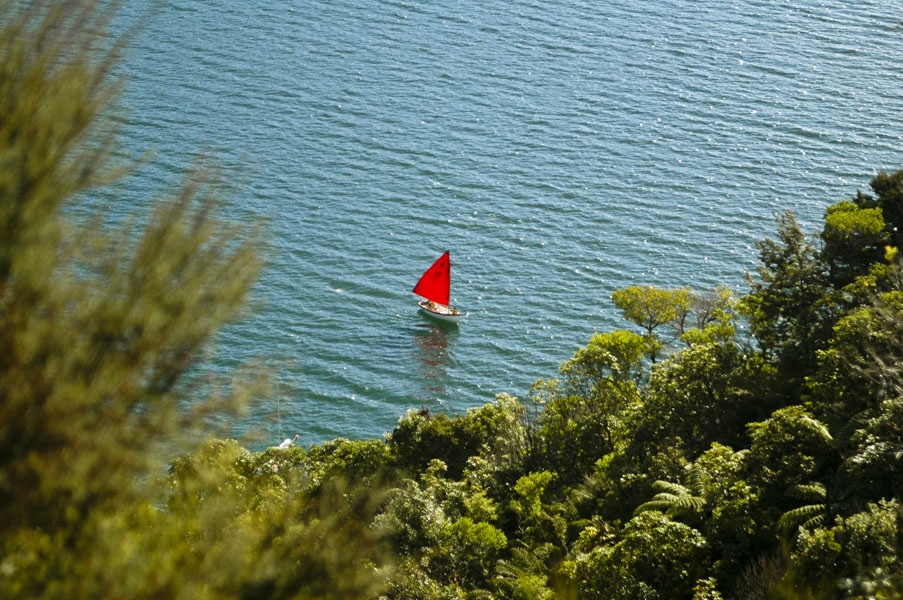
#> input picture assets/New_Zealand_Boat.jpg, 903 x 600 px
$ python module0203.py
#> lines starting #> are read from the running program, lines starting #| are printed output that depends on the picture
import cv2
import matplotlib.pyplot as plt

img_NZ_bgr = cv2.imread("assets/New_Zealand_Boat.jpg", cv2.IMREAD_COLOR)
#> img_NZ_bgr is the input picture: shape (600, 903, 3); mean B, G, R 96.6, 115, 98
img_NZ_rgb = img_NZ_bgr[:, :, ::-1]
cropped_region = img_NZ_rgb[200:400, 300:600]
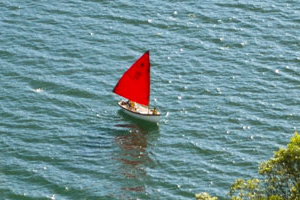
#> cropped_region: shape (200, 300, 3); mean R, G, B 111.8, 143.5, 147.6

resized_cropped_region_2x = cv2.resize(cropped_region, None, fx=2, fy=2)
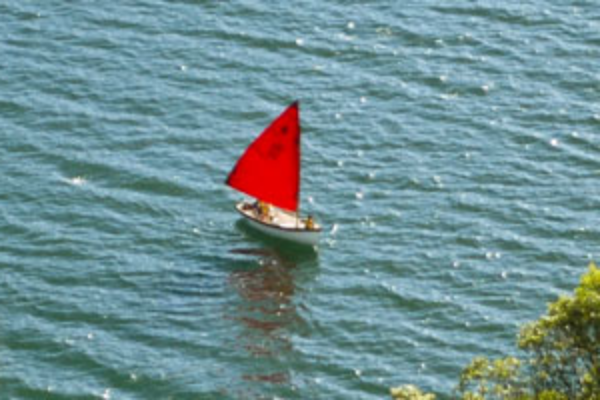
#> resized_cropped_region_2x: shape (400, 600, 3); mean R, G, B 111.8, 143.4, 147.6
plt.imshow(resized_cropped_region_2x)
plt.show()

$ run again, with assets/New_Zealand_Lake.jpg copied over assets/New_Zealand_Boat.jpg
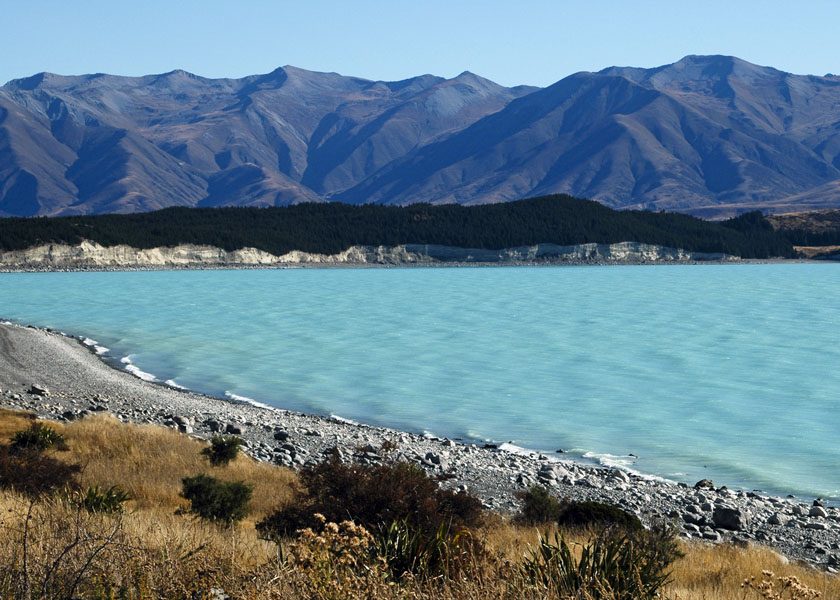
#> input picture assets/New_Zealand_Lake.jpg, 840 x 600 px
#> img_NZ_bgr is the input picture: shape (600, 840, 3); mean B, G, R 140.2, 126.7, 100.9
#> `cropped_region = img_NZ_rgb[200:400, 300:600]`:
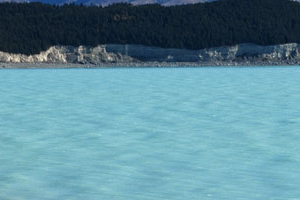
#> cropped_region: shape (200, 300, 3); mean R, G, B 93.5, 140.1, 154.6
